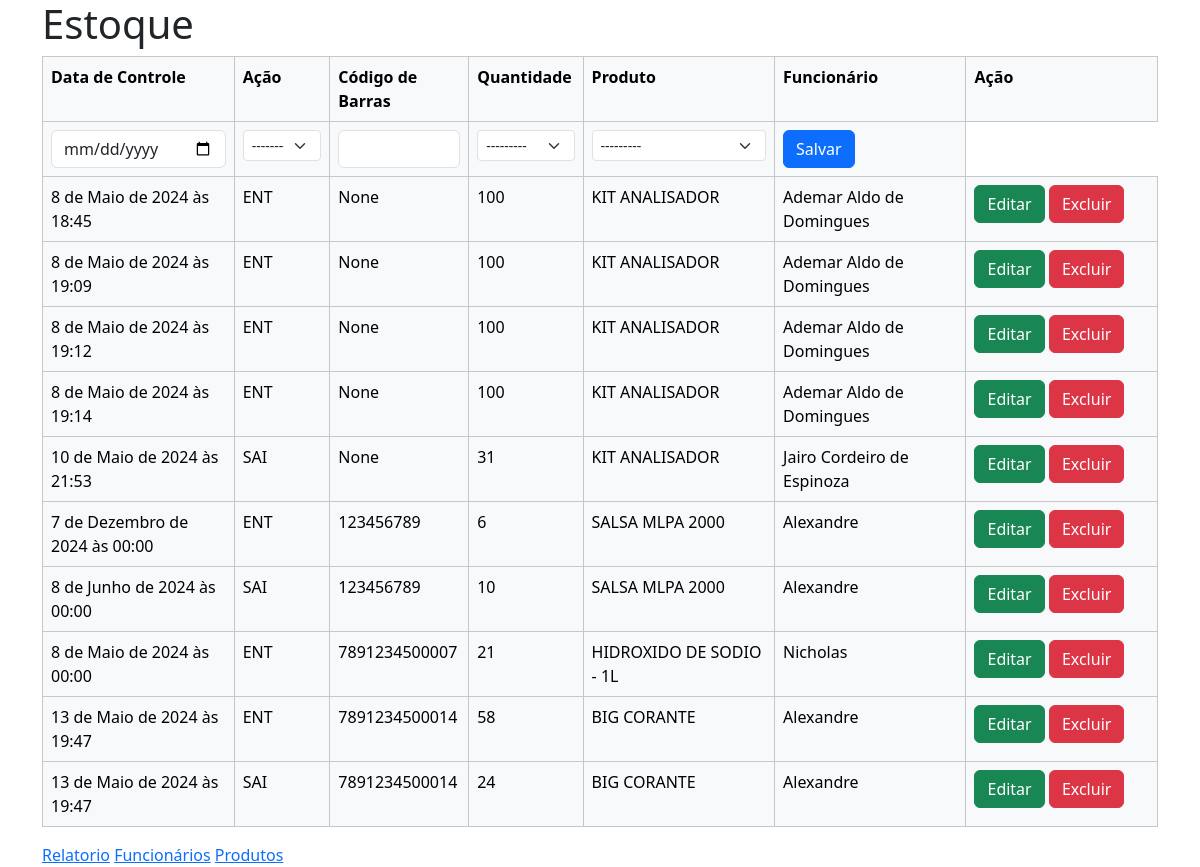
Page /estoque/ on the committed database.
### score/models.py (models this page shows, shortened)
class Estoque(models.Model):
    TIPO_DE_ACAO = (
        ("ENT", "Entrada"),
        ("SAI", "Saída"),
    )
    acao = models.CharField(max_length=6, choices=TIPO_DE_ACAO, blank=False, null=False)
    quantidade = models.PositiveSmallIntegerField()
    data_controle = models.DateTimeField(blank=False, null=False)
    produto = models.ForeignKey(
        "Produto", on_delete=models.RESTRICT, related_name="produto"
    )
    funcionario = models.ForeignKey(
        "Funcionario", on_delete=models.RESTRICT, related_name="funcionario"
    )
    class Meta:
        ordering = ["produto", "acao", "data_controle", "funcionario"]  # asc

class Produto(models.Model):
    codigo_barras = models.CharField(max_length=13, unique=True, blank=True, null=True)
    UNIDADE_MEDIDAS = (
        ("UNID", "Unidade"),
        ("CX", "Caixa"),
        ("REACAO", "Reação"),
        ("ALIQ", "Alíquota"),
        ("KIT", "Kit"),
        ("PLACA", "Placa"),
        ("PCT", "Pacote"),
        ("RACK", "Rack"),
        ("TUBO", "Tubo"),
        ("uL", "Microlitro"),
        ("FR", "Fração"),
    )
    referencia = models.CharField(max_length=50, null=False, blank=False, default="")
    marca = models.CharField(max_length=200, null=False, blank=False)
    descricao = models.CharField(max_length=400, null=False, blank=False)
    unidade_medida = models.CharField(
        max_length=6, choices=UNIDADE_MEDIDAS, blank=False, null=False
    )
    def __str__(self):
        return self.descricao
    class Meta:
        ordering = [
            "codigo_barras",
            "referencia",
            "marca",
            "descricao",
            "unidade_medida",
        ]  # asc

class Funcionario(models.Model):
    nome = models.CharField(max_length=100, null=False, blank=False)
    setor = models.ForeignKey("Setor", on_delete=models.RESTRICT, related_name="setor")
    def __str__(self):
        return self.nome
    class Meta:
        ordering = ["nome", "setor"]  # asc

### score/views.py (the view, shortened to what this page needs)
# urls.py: path("estoque/", views.estoque, name="estoque"),
def estoque(request):
    context = {}
    form = EstoqueForm()
    context["title"] = "Estoque"
    estoque = Estoque.objects.all()
    context["estoque"] = estoque
    context["form"] = form
    return render(request, "estoque/list.html", context)

### score/forms.py
class EstoqueForm(forms.ModelForm):
    class Meta:
        model = Estoque
        fields = ["data_controle", "acao", "quantidade", "produto", "funcionario"]
        widgets = {
            "acao": forms.Select(attrs={"class": "form-select form-select-sm"}),
            "produto": forms.Select(attrs={"class": "form-select form-select-sm"}),
            "funcionario": forms.Select(attrs={"class": "form-select form-select-sm"}),
            "quantidade": forms.TextInput(
                attrs={"class": "form-control", "type": "number"}
            ),
            "data_controle": forms.DateInput(
                attrs={
                    "class": "form-control",
                    "type": "date",
                    "value": date.today().strftime("%Y-%m-%d"),
                }
            ),
        }
    def __init__(self, *args, **kwargs):
        super(EstoqueForm, self).__init__(*args, **kwargs)
        self.fields["data_controle"].initial = date.today().strftime("%d/%m/%Y")

### score/templates/estoque/list.html (shortened to what this page needs)
{% extends 'base.html' %}
{% block content %}
<h1>Estoque</h1>
<form method="post" action="{% url 'estoque' %}">
    <table class="table table-bordered table-light">
        <tr>
            <th>Data de Controle</th>
            <th>Ação</th>
            <th>Código de Barras</th>
            <th>Quantidade</th>
            <th>Produto</th>
            <th>Funcionário</th>
            <th>Ação</th>
        </tr>
        {% if not form.instance.id %}
            <tr>
                {% include 'estoque/save.html' %}
            </tr>
        {% endif %}
        {% for item in estoque %}
            <tr>
                {% if form.instance.id == item.id %}
                    {% include 'estoque/save.html' %}
                {% else %}
                    <td class="col-sm-2">{{ item.data_controle }}</td>
                    <td class="col-sm-1">{{ item.acao }}</td>
                    <td class="col-sm-1">{{ item.produto.codigo_barras }}</td>
                    <td class="col-sm-1">{{ item.quantidade }}</td>
                    <td class="col-sm-2">{{ item.produto }}</td>
                    <td class="col-sm-2">{{ item.funcionario }}</td>
                    <td class="col-sm-2">
                        <button formnovalidate class="btn btn-success" name="edit" value="{{ item.id }}">Editar</button>
                        <button formnovalidate class="btn btn-danger" name="delete" value="{{ item.id }}">Excluir</button>
                    </td>
                {% endif %}
            </tr>
        {% endfor %}
    </table>
</form>
<a href="{% url 'relatorio' %}">Relatorio</a>
<a href="{% url 'funcionarios' %}">Funcionários</a>
<a href="{% url 'produtos' %}">Produtos</a>
{% endblock %}

### rows in the picture
Estoque: data_controle "8 de Maio de 2024 às 18:45", acao "ENT", produto.codigo_barras "None", quantidade "100", produto "KIT ANALISADOR", funcionario "Ademar Aldo de Domingues", {{ item.id }} 8 (drawn)
Estoque: data_controle "8 de Maio de 2024 às 19:09", acao "ENT", produto.codigo_barras "None", quantidade "100", produto "KIT ANALISADOR", funcionario "Ademar Aldo de Domingues", {{ item.id }} 9 (drawn)
Estoque: data_controle "8 de Maio de 2024 às 19:12", acao "ENT", produto.codigo_barras "None", quantidade "100", produto "KIT ANALISADOR", funcionario "Ademar Aldo de Domingues", {{ item.id }} 11 (drawn)
Estoque: data_controle "8 de Maio de 2024 às 19:14", acao "ENT", produto.codigo_barras "None", quantidade "100", produto "KIT ANALISADOR", funcionario "Ademar Aldo de Domingues", {{ item.id }} 13 (drawn)
Estoque: data_controle "10 de Maio de 2024 às 21:53", acao "SAI", produto.codigo_barras "None", quantidade "31", produto "KIT ANALISADOR", funcionario "Jairo Cordeiro de Espinoza", {{ item.id }} 19 (drawn)
Estoque: data_controle "7 de Dezembro de 2024 às 00:00", acao "ENT", produto.codigo_barras "123456789", quantidade "6", produto "SALSA MLPA 2000", funcionario "Alexandre", {{ item.id }} 23 (drawn)
Estoque: data_controle "8 de Junho de 2024 às 00:00", acao "SAI", produto.codigo_barras "123456789", quantidade "10", produto "SALSA MLPA 2000", funcionario "Alexandre", {{ item.id }} 24 (drawn)
Estoque: data_controle "8 de Maio de 2024 às 00:00", acao "ENT", produto.codigo_barras "7891234500007", quantidade "21", produto "HIDROXIDO DE SODIO - 1L", funcionario "Nicholas", {{ item.id }} 25 (drawn)
Estoque: data_controle "13 de Maio de 2024 às 19:47", acao "ENT", produto.codigo_barras "7891234500014", quantidade "58", produto "BIG CORANTE", funcionario "Alexandre", {{ item.id }} 20 (drawn)
Estoque: data_controle "13 de Maio de 2024 às 19:47", acao "SAI", produto.codigo_barras "7891234500014", quantidade "24", produto "BIG CORANTE", funcionario "Alexandre", {{ item.id }} 21 (drawn)
